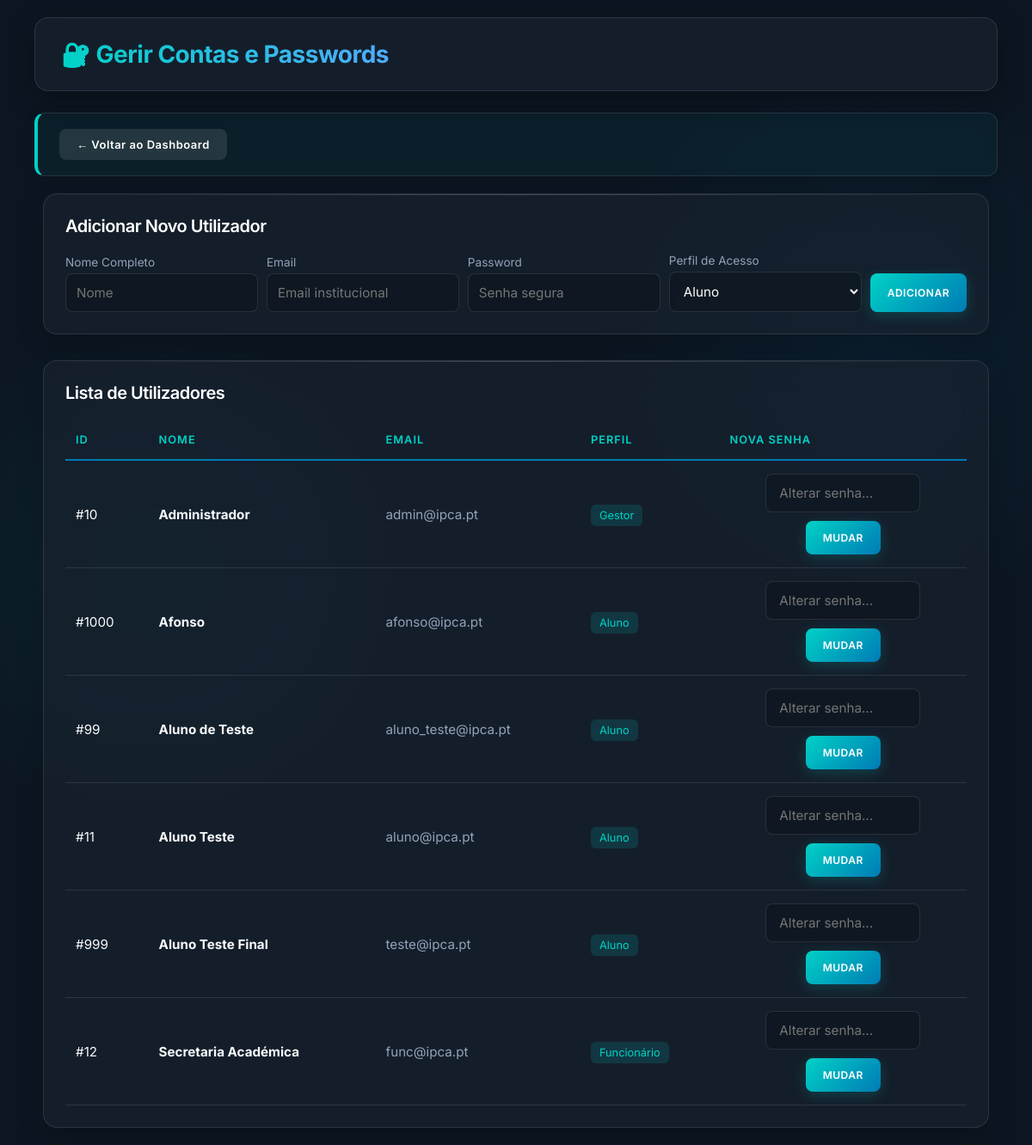
Page /aula02/gerir_usuarios.php (signed in) on the committed database.
### tables this page shows
CREATE TABLE `usuarios` (
  `id` int(11) NOT NULL,
  `nome` varchar(100) NOT NULL,
  `email` varchar(100) NOT NULL,
  `senha` varchar(255) NOT NULL,
  `nivel` enum('admin','aluno') NOT NULL DEFAULT 'aluno',
  `perfil` enum('Aluno','Funcionário','Gestor') DEFAULT 'Aluno'
);

### aula02/gerir_usuarios.php (the view, shortened to what this page needs)
<?php
require_once 'config.php';
$usuarios = $conn->query("SELECT id, nome, email, perfil FROM usuarios ORDER BY nome");
?>
<!DOCTYPE html>
<html lang="pt">
<head>
    <link rel="stylesheet" href="estilos.css">
</head>
<body>
    <div class="header-box">
        <h1>🔐 Gerir Contas e Passwords</h1>
    </div>
    <div class="user-bar" style="margin-bottom: 20px;">
        <a href="dashboard.php" style="background: rgba(255,255,255,0.1); box-shadow: none;">← Voltar ao Dashboard</a>
    </div>
    <div class="container" style="max-width: 1100px; margin: 0 auto; display: block;">
        <div class="box" style="margin-bottom: 30px;">
            <h2 style="margin-top:0;">Adicionar Novo Utilizador</h2>
            <form method="POST" class="form-novo-user">
                <div>
                    <label style="font-size: 0.85rem; color: var(--text-muted); display:block; margin-bottom:5px;">Nome Completo</label>
                    <input type="text" name="novo_nome" placeholder="Nome" required>
                </div>
                <div>
                    <label style="font-size: 0.85rem; color: var(--text-muted); display:block; margin-bottom:5px;">Email</label>
                    <input type="email" name="novo_email" placeholder="Email institucional" required>
                </div>
                <div>
                    <label style="font-size: 0.85rem; color: var(--text-muted); display:block; margin-bottom:5px;">Password</label>
                    <input type="password" name="nova_senha_criacao" placeholder="Senha segura" required>
                </div>
                <div>
                    <label style="font-size: 0.85rem; color: var(--text-muted); display:block; margin-bottom:5px;">Perfil de Acesso</label>
                    <select name="novo_perfil" required>
                        <option value="Aluno">Aluno</option>
                    </select>
                </div>
                <div>
                    <button type="submit" name="criar_usuario" class="btn" style="height: 45px; margin-bottom: 0;">ADICIONAR</button>
                </div>
            </form>
        </div>
        <div class="box">
            <h2 style="margin-top:0;">Lista de Utilizadores</h2>
            <?php if ($usuarios && $usuarios->num_rows > 0): ?>
                <table class="tabela-pass">
                    <thead>
                        <tr>
                            <th>ID</th>
                            <th>Nome</th>
                            <th>Email</th>
                            <th>Perfil</th>
                            <th>Nova Senha</th>
                        </tr>
                    </thead>
                    <tbody>
                        <?php while ($u = $usuarios->fetch_assoc()): ?>
                        <tr>
                            <td>#<?= $u['id'] ?></td>
                            <td><strong><?= htmlspecialchars($u['nome']) ?></strong></td>
                            <td style="color: var(--text-muted);"><?= htmlspecialchars($u['email']) ?></td>
                            <td>
                                <span style="background: rgba(0,210,198,0.15); padding: 5px 10px; border-radius: 6px; font-size: 0.8rem; color: var(--primary);">
                                    <?= htmlspecialchars($u['perfil']) ?>
                                </span>
                            </td>
                            <td>
                                <form method="POST" class="form-pass">
                                    <input type="password" name="nova_senha" placeholder="Alterar senha..." required>
                                    <button type="submit" name="mudar_senha" class="btn">MUDAR</button>
                                </form>
                            </td>
                        </tr>
                        <?php endwhile; ?>
                    </tbody>
                </table>
            <?php else: ?>
                <p style="color: var(--text-muted);">Nenhum utilizador encontrado.</p>
            <?php endif; ?>
        </div>
    </div>
</body>
</html>

### aula02/estilos.css (style rules this page uses)
:root { --primary: #00d2c6; --primary-hover: #00a4aa; --primary-dark: #007bb5; --bg-main: #0c1622; --bg-card: rgba(25, 35, 48, 0.7); --bg-card-hover: rgba(30, 45, 60, 0.9); --border-light: rgba(255, 255, 255, 0.1); --text-main: #f8fafc; --text-muted: #94a3b8; --danger: #ef4444; --danger-hover: #dc2626; --success: #10b981; }
body { font-family: 'Inter', sans-serif; margin: 0; padding: 20px 40px; background-color: var(--bg-main); background-image: radial-gradient(circle at 15% 50%, rgba(0, 210, 198, 0.08), transparent 25%), radial-gradient(circle at 85% 30%, rgba(0, 123, 181, 0.08), transparent 25%); background-attachment: fixed; color: var(--text-main); min-height: 100vh; }
.header-box { background: var(--bg-card); backdrop-filter: blur(12px); -webkit-backdrop-filter: blur(12px); border: 1px solid var(--border-light); padding: 25px 30px; border-radius: 16px; margin-bottom: 25px; box-shadow: 0 10px 30px rgba(0, 0, 0, 0.3); width: 100%; box-sizing: border-box; display: flex; align-items: center; }
.header-box h1 { margin: 0; font-weight: 700; font-size: 28px; background: linear-gradient(to right, var(--primary), #4facfe); -webkit-background-clip: text; background-clip: text; -webkit-text-fill-color: transparent; letter-spacing: -0.5px; }
.user-bar { background: rgba(0, 210, 198, 0.05); backdrop-filter: blur(8px); padding: 18px 25px; border-radius: 12px; margin-bottom: 35px; border-left: 4px solid var(--primary); border-top: 1px solid var(--border-light); border-right: 1px solid var(--border-light); border-bottom: 1px solid var(--border-light); display: flex; justify-content: space-between; align-items: center; box-shadow: 0 4px 15px rgba(0, 0, 0, 0.1); }
.user-bar a { color: white; background: linear-gradient(135deg, var(--danger), #b91c1c); padding: 10px 20px; border-radius: 8px; text-decoration: none; font-weight: 600; font-size: 13px; letter-spacing: 0.5px; transition: all 0.3s ease; box-shadow: 0 4px 10px rgba(239, 68, 68, 0.3); }
.container { display: flex; gap: 30px; align-items: flex-start; }
.box { background: var(--bg-card); backdrop-filter: blur(16px); -webkit-backdrop-filter: blur(16px); border: 1px solid var(--border-light); border-radius: 16px; box-shadow: 0 10px 30px rgba(0, 0, 0, 0.2); padding: 25px; flex: 1; min-width: 0; box-sizing: border-box; transition: all 0.3s ease; overflow: hidden; position: relative; color: var(--text-main); }
.box::before { content: ''; position: absolute; top: 0; left: 0; right: 0; height: 1px; background: linear-gradient(90deg, transparent, rgba(255,255,255,0.2), transparent); }
.box h2, .box h3 { margin-top: 0; margin-bottom: 20px; font-weight: 600; color: white; font-size: 1.25rem; letter-spacing: -0.5px; display: flex; align-items: center; gap: 10px; }
table { width: 100%; border-collapse: separate; border-spacing: 0; margin-top: 10px; }
th, td { padding: 15px 12px; text-align: left; border-bottom: 1px solid var(--border-light); word-wrap: break-word; font-size: 0.95rem; }
th { color: var(--primary); font-weight: 600; text-transform: uppercase; font-size: 0.8rem; letter-spacing: 1px; border-bottom: 2px solid var(--primary-dark); }
tr { transition: background 0.2s ease; }
input[type="text"], input[type="file"], select, input[type="email"], input[type="password"] { width: 100%; padding: 12px 15px; border-radius: 8px; border: 1px solid var(--border-light); background: rgba(0, 0, 0, 0.2); color: white; margin-bottom: 15px; box-sizing: border-box; font-family: 'Inter', sans-serif; font-size: 0.95rem; transition: all 0.3s ease; }
.btn, button { background: linear-gradient(135deg, var(--primary), var(--primary-dark)); color: white; padding: 12px 20px; border-radius: 8px; border: none; font-weight: 600; cursor: pointer; text-transform: uppercase; font-size: 12px; letter-spacing: 0.5px; transition: all 0.3s ease; box-shadow: 0 4px 15px rgba(0, 210, 198, 0.2); font-family: 'Inter', sans-serif; }
form { display: flex; flex-direction: column; }
a { transition: opacity 0.3s ease; }

### rows in the picture
usuarios: id "10", nome "Administrador", email "admin@ipca.pt", perfil "Gestor"
usuarios: id "1000", nome "Afonso", email "afonso@ipca.pt", perfil "Aluno"
usuarios: id "99", nome "Aluno de Teste", email "aluno_teste@ipca.pt", perfil "Aluno"
usuarios: id "11", nome "Aluno Teste", email "aluno@ipca.pt", perfil "Aluno"
usuarios: id "999", nome "Aluno Teste Final", email "teste@ipca.pt", perfil "Aluno"
usuarios: id "12", nome "Secretaria Académica", email "func@ipca.pt", perfil "Funcionário"
